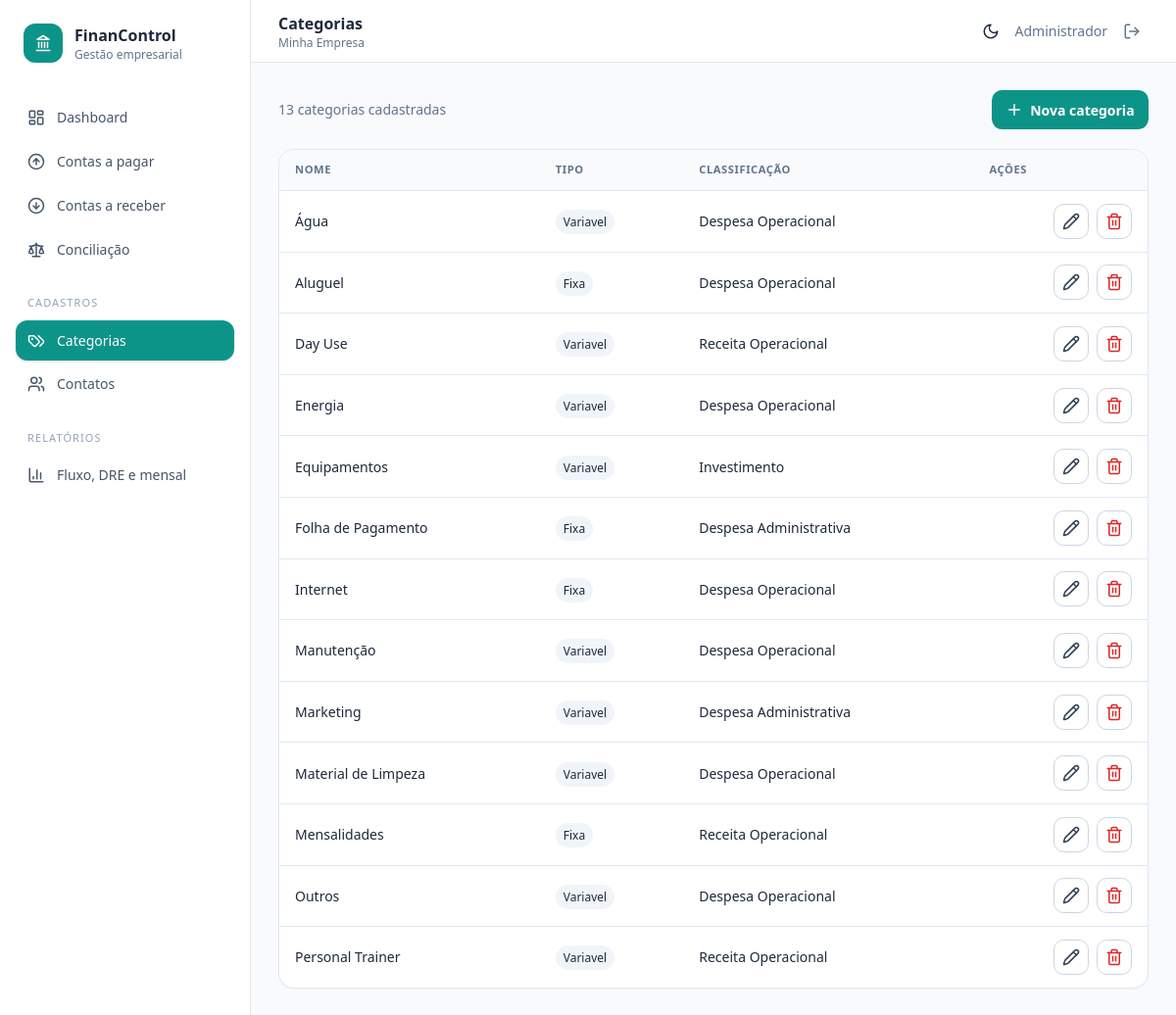
Page /index.php?route=categories (signed in) on the committed database.
### tables this page shows
CREATE TABLE categories (
  id INT UNSIGNED AUTO_INCREMENT PRIMARY KEY,
  name VARCHAR(120) NOT NULL UNIQUE,
  type ENUM('fixa','variavel') NOT NULL,
  classification ENUM('despesa_operacional','despesa_administrativa','investimento','receita_operacional','receita_nao_operacional') NOT NULL,
  created_at TIMESTAMP DEFAULT CURRENT_TIMESTAMP,
  INDEX idx_category_type (type), INDEX idx_category_class (classification)
);

### controllers/BaseController.php (called while the page is built, shortened)
<?php
abstract class BaseController
{
    protected function render(string $view, array $data = []): void
    {
        extract($data, EXTR_SKIP);
        $pageTitle = $data['pageTitle'] ?? config('app_name');
        require __DIR__ . '/../views/layouts/header.php';
        require __DIR__ . '/../views/' . $view . '.php';
        require __DIR__ . '/../views/layouts/footer.php';
    }
}

### controllers/CategoryController.php (called while the page is built, shortened)
<?php
final class CategoryController extends BaseController
{
    public function index(): void
    {
        $categories = db()->query('SELECT * FROM categories ORDER BY name')->fetchAll();
        $this->render('categories/index', compact('categories') + ['pageTitle' => 'Categorias']);
    }
}

### index.php (called while the page is built, shortened)
<?php
$config = require __DIR__ . '/config.php';
require __DIR__ . '/db.php';
require __DIR__ . '/helpers.php';
$route = trim((string) ($_GET['route'] ?? 'dashboard'), '/');
$publicRoutes = ['login'];
try {
    $routes = [
        'login' => [AuthController::class, 'login'],
        'logout' => [AuthController::class, 'logout'],
        'dashboard' => [DashboardController::class, 'index'],
        'categories' => [CategoryController::class, 'index'],
        'categories/form' => [CategoryController::class, 'form'],
        'categories/save' => [CategoryController::class, 'save'],
        'categories/delete' => [CategoryController::class, 'delete'],
        'contacts' => [ContactController::class, 'index'],
        'contacts/form' => [ContactController::class, 'form'],
        'contacts/save' => [ContactController::class, 'save'],
        'contacts/delete' => [ContactController::class, 'delete'],
        'payables' => [PayableController::class, 'index'],
        'payables/form' => [PayableController::class, 'form'],
        'payables/save' => [PayableController::class, 'save'],
        'payables/pay' => [PayableController::class, 'pay'],
        'payables/schedule' => [PayableController::class, 'schedule'],
        'payables/delete' => [PayableController::class, 'delete'],
        'receivables' => [ReceivableController::class, 'index'],
        'receivables/form' => [ReceivableController::class, 'form'],
        'receivables/save' => [ReceivableController::class, 'save'],
        'receivables/receive' => [ReceivableController::class, 'receive'],
        'receivables/delete' => [ReceivableController::class, 'delete'],
        'movement/details' => [MovementController::class, 'details'],
        'reconciliation' => [ReconciliationController::class, 'index'],
        'reports' => [ReportController::class, 'index'],
        'reports/export' => [ReportController::class, 'export'],
        'attachment' => [AttachmentController::class, 'download'],
    ];
    [$class, $method] = $routes[$route];
    (new $class())->$method();
} catch (Throwable $e) {
    http_response_code(http_response_code() >= 400 ? http_response_code() : 500);
    if (in_array($route, $publicRoutes, true)) exit(e($e->getMessage()));
    $pageTitle = 'Erro';
    require __DIR__ . '/views/layouts/header.php';
    echo '<div class="rounded-xl bg-red-50 p-5 text-red-700">' . e($e->getMessage()) . '</div>';
    require __DIR__ . '/views/layouts/footer.php';
}

### config.php (called while the page is built, shortened)
<?php
return [
    'app_name' => 'Gestão Financeira',
    'company_name' => 'Minha Empresa',
    'company_document' => '00.000.000/0001-00',
    'company_address' => 'Cidade/UF',
    'timezone' => 'America/Sao_Paulo',
    'base_url' => '',
    'db' => [
        'host' => 'dhhsa5ntiphvhzqav2bkkant',
        'port' => '3306',
        'name' => 'financeiro',
        'user' => 'mysql',
        'pass' => 'kVltQX7XzY987YwsxJt7Wf0TU7be9aBcDHU5uVV6xhQeJp5bbtuA1kpNx7UXYzsf',
        'charset' => 'utf8mb4',
    ],
    'upload' => [
        'max_bytes' => 5 * 1024 * 1024,
        'allowed_mimes' => ['application/pdf', 'image/jpeg', 'image/png', 'image/webp'],
    ],
];

### db.php (called while the page is built, shortened)
<?php
function db(): PDO
{
    static $pdo = null;
    if ($pdo instanceof PDO) {
        return $pdo;
    }
    $config = require __DIR__ . '/config.php';
    $db = $config['db'];
    $dsn = sprintf('mysql:host=%s;port=%s;dbname=%s;charset=%s', $db['host'], $db['port'], $db['name'], $db['charset']);
    $pdo = new PDO($dsn, $db['user'], $db['pass'], [
        PDO::ATTR_ERRMODE => PDO::ERRMODE_EXCEPTION,
        PDO::ATTR_DEFAULT_FETCH_MODE => PDO::FETCH_ASSOC,
        PDO::ATTR_EMULATE_PREPARES => false,
    ]);
    return $pdo;
}

### helpers.php (called while the page is built, shortened)
<?php
function config(?string $key = null, mixed $default = null): mixed
{
    static $config;
    $config ??= require __DIR__ . '/config.php';
    $value = $config;
    foreach (explode('.', $key) as $part) {
        $value = $value[$part];
    }
    return $value;
}
function url(string $route = ''): string
{
    $base = rtrim((string) config('base_url', ''), '/');
    return $base . '/index.php' . ($route !== '' ? '?route=' . rawurlencode($route) : '');
}
function asset(string $path): string
{
    return rtrim((string) config('base_url', ''), '/') . '/assets/' . ltrim($path, '/');
}
function e(mixed $value): string
{
    return htmlspecialchars((string) $value, ENT_QUOTES, 'UTF-8');
}

### views/categories/index.php (the view)
<div class="mb-5 flex items-center justify-between"><p class="text-sm text-slate-500"><?=count($categories)?> categorias cadastradas</p><a class="btn btn-primary" href="<?=url('categories/form')?>"><i data-lucide="plus"></i>Nova categoria</a></div>
<div class="card table-wrap"><table class="data-table"><thead><tr><th>Nome</th><th>Tipo</th><th>Classificação</th><th class="text-right">Ações</th></tr></thead><tbody><?php foreach($categories as $c):?><tr><td class="font-medium"><?=e($c['name'])?></td><td><span class="rounded-full bg-slate-100 px-2 py-1 text-xs dark:bg-slate-800"><?=e(ucfirst($c['type']))?></span></td><td><?=e(ucwords(str_replace('_',' ',$c['classification'])))?></td><td><div class="flex justify-end gap-2"><a class="btn btn-light !p-2" href="<?=url('categories/form')?>&id=<?=$c['id']?>"><i data-lucide="pencil"></i></a><form method="post" action="<?=url('categories/delete')?>" data-confirm="Excluir esta categoria?"><?=csrf_field()?><input type="hidden" name="id" value="<?=$c['id']?>"><button class="btn btn-light !p-2 text-red-600"><i data-lucide="trash-2"></i></button></form></div></td></tr><?php endforeach;?></tbody></table></div>

### views/layouts/header.php (shortened to what this page needs)
<?php $current=trim((string)($_GET['route']??'dashboard'),'/'); $navClass=fn(string $route)=>str_starts_with($current,$route)?'bg-teal-600 text-white shadow':'text-slate-600 hover:bg-slate-100 dark:text-slate-300 dark:hover:bg-slate-800'; ?>
<!doctype html><html lang="pt-BR" class="scroll-smooth"><head>
<script src="https://cdn.tailwindcss.com"></script><script>tailwind.config={darkMode:'class'}</script>
<link rel="stylesheet" href="<?=e(asset('css/app.css'))?>"><script src="https://unpkg.com/lucide@0.468.0/dist/umd/lucide.min.js"></script>
</head><body class="bg-slate-50 text-slate-800 dark:bg-slate-950 dark:text-slate-100">
<aside id="sidebar" class="fixed inset-y-0 left-0 z-40 w-64 -translate-x-full border-r border-slate-200 bg-white p-4 transition-transform dark:border-slate-800 dark:bg-slate-900 lg:translate-x-0">
  <div class="mb-7 flex items-center gap-3 px-2 py-2"><div class="grid h-10 w-10 place-items-center rounded-xl bg-teal-600 text-white"><i data-lucide="landmark"></i></div><div><div class="font-bold">FinanControl</div><div class="text-xs text-slate-500">Gestão empresarial</div></div></div>
  <nav class="space-y-1 text-sm font-medium">
    <a class="nav-link <?=$navClass('dashboard')?>" href="<?=url('dashboard')?>"><i data-lucide="layout-dashboard"></i>Dashboard</a>
    <a class="nav-link <?=$navClass('payables')?>" href="<?=url('payables')?>"><i data-lucide="arrow-up-circle"></i>Contas a pagar</a>
    <a class="nav-link <?=$navClass('receivables')?>" href="<?=url('receivables')?>"><i data-lucide="arrow-down-circle"></i>Contas a receber</a>
    <a class="nav-link <?=$navClass('reconciliation')?>" href="<?=url('reconciliation')?>"><i data-lucide="scale"></i>Conciliação</a>
    <div class="px-3 pt-5 pb-1 text-[11px] uppercase tracking-widest text-slate-400">Cadastros</div>
    <a class="nav-link <?=$navClass('categories')?>" href="<?=url('categories')?>"><i data-lucide="tags"></i>Categorias</a>
    <a class="nav-link <?=$navClass('contacts')?>" href="<?=url('contacts')?>"><i data-lucide="users"></i>Contatos</a>
    <div class="px-3 pt-5 pb-1 text-[11px] uppercase tracking-widest text-slate-400">Relatórios</div>
    <a class="nav-link <?=$current==='reports'?'bg-teal-600 text-white shadow':'text-slate-600 hover:bg-slate-100 dark:text-slate-300 dark:hover:bg-slate-800'?>" href="<?=url('reports')?>"><i data-lucide="bar-chart-3"></i>Fluxo, DRE e mensal</a>
  </nav>
</aside>
<div class="min-h-screen lg:pl-64">
<header class="sticky top-0 z-20 flex h-16 items-center justify-between border-b border-slate-200 bg-white/90 px-4 backdrop-blur dark:border-slate-800 dark:bg-slate-900/90 sm:px-7">
  <div class="flex items-center gap-3"><div><h1 class="font-semibold"><?=e($pageTitle)?></h1><p class="hidden text-xs text-slate-500 sm:block"><?=e(config('company_name'))?></p></div></div>
  <div class="flex items-center gap-2"><button id="themeBtn" title="Alternar modo escuro" class="rounded-lg p-2 hover:bg-slate-100 dark:hover:bg-slate-800"><i data-lucide="moon"></i></button><span class="hidden text-sm text-slate-500 sm:inline"><?=e($_SESSION['user_name']??'')?></span><form method="post" action="<?=url('logout')?>"><?=csrf_field()?><button class="rounded-lg p-2 text-slate-500 hover:bg-red-50 hover:text-red-600" title="Sair"><i data-lucide="log-out"></i></button></form></div>
</header><main class="p-4 sm:p-7">

### views/layouts/footer.php (shortened to what this page needs)
</main></div>
</body></html>

### assets/css/app.css (style rules this page uses)
[data-lucide] { width:18px;height:18px }
.nav-link { display:flex;align-items:center;gap:.75rem;border-radius:.75rem;padding:.65rem .75rem;transition:.15s }
.card { border:1px solid rgb(226 232 240);background:#fff;border-radius:1rem;box-shadow:0 1px 2px rgb(15 23 42/.03) }
.btn { display:inline-flex;align-items:center;justify-content:center;gap:.45rem;border-radius:.65rem;padding:.6rem .9rem;font-size:.875rem;font-weight:600;transition:.15s }
.btn-primary { background:rgb(13 148 136);color:white }
.btn-light { border:1px solid rgb(203 213 225);background:white;color:rgb(51 65 85) }
.table-wrap { overflow-x:auto }
.data-table { width:100%;font-size:.875rem }
.data-table th { white-space:nowrap;background:rgb(248 250 252);padding:.75rem 1rem;text-align:left;font-size:.7rem;text-transform:uppercase;letter-spacing:.05em;color:rgb(100 116 139) }
.data-table td { white-space:nowrap;border-top:1px solid rgb(226 232 240);padding:.8rem 1rem }

### rows in the picture
categories: name "Água", type "Variavel", classification "Despesa Operacional"
categories: name "Aluguel", type "Fixa", classification "Despesa Operacional"
categories: name "Day Use", type "Variavel", classification "Receita Operacional"
categories: name "Energia", type "Variavel", classification "Despesa Operacional"
categories: name "Equipamentos", type "Variavel", classification "Investimento"
categories: name "Folha de Pagamento", type "Fixa", classification "Despesa Administrativa"
categories: name "Internet", type "Fixa", classification "Despesa Operacional"
categories: name "Manutenção", type "Variavel", classification "Despesa Operacional"
categories: name "Marketing", type "Variavel", classification "Despesa Administrativa"
categories: name "Material de Limpeza", type "Variavel", classification "Despesa Operacional"
categories: name "Mensalidades", type "Fixa", classification "Receita Operacional"
categories: name "Outros", type "Variavel", classification "Despesa Operacional"
categories: name "Personal Trainer", type "Variavel", classification "Receita Operacional"

### other values in the picture
$pageTitle "Categorias"
config('company_name') "Minha Empresa"
$_SESSION['user_name'] "Administrador"
count($categories) "13"
